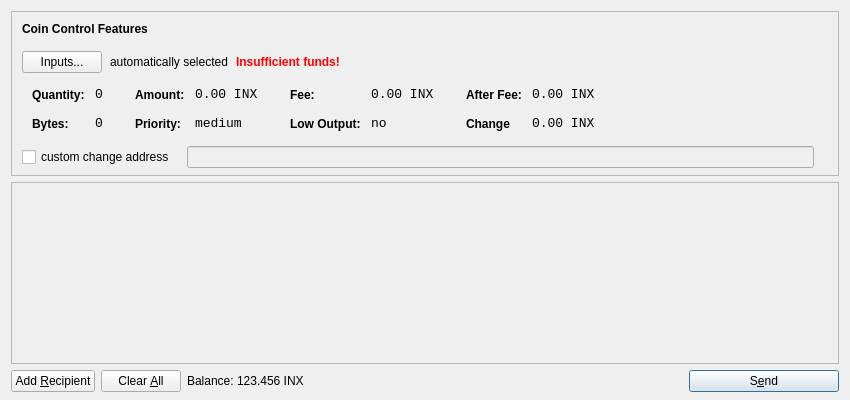
<?xml version="1.0" encoding="UTF-8"?>
<ui version="4.0">
 <class>SendCoinsDialog</class>
 <widget class="QDialog" name="SendCoinsDialog">
  <property name="geometry">
   <rect>
    <x>0</x>
    <y>0</y>
    <width>850</width>
    <height>400</height>
   </rect>
  </property>
  <property name="windowTitle">
   <string>Send Coins</string>
  </property>
  <layout class="QVBoxLayout" name="verticalLayout" stretch="0,1,0">
   <property name="bottomMargin">
    <number>8</number>
   </property>
   <item>
    <widget class="QFrame" name="frameCoinControl">
     <property name="sizePolicy">
      <sizepolicy hsizetype="Expanding" vsizetype="Expanding">
       <horstretch>0</horstretch>
       <verstretch>0</verstretch>
      </sizepolicy>
     </property>
     <property name="maximumSize">
      <size>
       <width>16777215</width>
       <height>16777215</height>
      </size>
     </property>
     <property name="frameShape">
      <enum>QFrame::StyledPanel</enum>
     </property>
     <property name="frameShadow">
      <enum>QFrame::Sunken</enum>
     </property>
     <layout class="QVBoxLayout" name="verticalLayoutCoinControl2">
      <property name="spacing">
       <number>-1</number>
      </property>
      <property name="leftMargin">
       <number>0</number>
      </property>
      <property name="topMargin">
       <number>0</number>
      </property>
      <property name="rightMargin">
       <number>0</number>
      </property>
      <property name="bottomMargin">
       <number>6</number>
      </property>
      <item>
       <layout class="QVBoxLayout" name="verticalLayoutCoinControl" stretch="0,0,0,0,1">
        <property name="spacing">
         <number>0</number>
        </property>
        <property name="leftMargin">
         <number>10</number>
        </property>
        <property name="topMargin">
         <number>10</number>
        </property>
        <item>
         <layout class="QHBoxLayout" name="horizontalLayoutCoinControl1">
          <property name="bottomMargin">
           <number>15</number>
          </property>
          <item>
           <widget class="QLabel" name="labelCoinControlFeatures">
            <property name="sizePolicy">
             <sizepolicy hsizetype="Preferred" vsizetype="Maximum">
              <horstretch>0</horstretch>
              <verstretch>0</verstretch>
             </sizepolicy>
            </property>
            <property name="font">
             <font>
              <weight>75</weight>
              <bold>true</bold>
             </font>
            </property>
            <property name="styleSheet">
             <string notr="true">font-weight:bold;</string>
            </property>
            <property name="text">
             <string>Coin Control Features</string>
            </property>
           </widget>
          </item>
         </layout>
        </item>
        <item>
         <layout class="QHBoxLayout" name="horizontalLayoutCoinControl2" stretch="0,0,0,0">
          <property name="spacing">
           <number>8</number>
          </property>
          <property name="bottomMargin">
           <number>10</number>
          </property>
          <item>
           <widget class="QPushButton" name="pushButtonCoinControl">
            <property name="styleSheet">
             <string notr="true"/>
            </property>
            <property name="text">
             <string>Inputs...</string>
            </property>
           </widget>
          </item>
          <item>
           <widget class="QLabel" name="labelCoinControlAutomaticallySelected">
            <property name="text">
             <string>automatically selected</string>
            </property>
            <property name="margin">
             <number>5</number>
            </property>
           </widget>
          </item>
          <item>
           <widget class="QLabel" name="labelCoinControlInsuffFunds">
            <property name="font">
             <font>
              <weight>75</weight>
              <bold>true</bold>
             </font>
            </property>
            <property name="styleSheet">
             <string notr="true">color:red;font-weight:bold;</string>
            </property>
            <property name="text">
             <string>Insufficient funds!</string>
            </property>
            <property name="margin">
             <number>5</number>
            </property>
           </widget>
          </item>
          <item>
           <spacer name="horizontalSpacerCoinControl">
            <property name="orientation">
             <enum>Qt::Horizontal</enum>
            </property>
            <property name="sizeHint" stdset="0">
             <size>
              <width>40</width>
              <height>1</height>
             </size>
            </property>
           </spacer>
          </item>
         </layout>
        </item>
        <item>
         <widget class="QWidget" name="widgetCoinControl" native="true">
          <property name="sizePolicy">
           <sizepolicy hsizetype="Preferred" vsizetype="Preferred">
            <horstretch>0</horstretch>
            <verstretch>0</verstretch>
           </sizepolicy>
          </property>
          <property name="minimumSize">
           <size>
            <width>0</width>
            <height>0</height>
           </size>
          </property>
          <property name="styleSheet">
           <string notr="true"/>
          </property>
          <layout class="QHBoxLayout" name="horizontalLayoutCoinControl5">
           <property name="margin">
            <number>0</number>
           </property>
           <item>
            <layout class="QHBoxLayout" name="horizontalLayoutCoinControl3" stretch="0,0,0,1">
             <property name="spacing">
              <number>20</number>
             </property>
             <property name="topMargin">
              <number>0</number>
             </property>
             <property name="bottomMargin">
              <number>10</number>
             </property>
             <item>
              <layout class="QFormLayout" name="formLayoutCoinControl1">
               <property name="horizontalSpacing">
                <number>10</number>
               </property>
               <property name="verticalSpacing">
                <number>14</number>
               </property>
               <property name="leftMargin">
                <number>10</number>
               </property>
               <property name="topMargin">
                <number>4</number>
               </property>
               <property name="rightMargin">
                <number>6</number>
               </property>
               <item row="0" column="0">
                <widget class="QLabel" name="labelCoinControlQuantityText">
                 <property name="styleSheet">
                  <string notr="true">font-weight:bold;</string>
                 </property>
                 <property name="text">
                  <string>Quantity:</string>
                 </property>
                 <property name="margin">
                  <number>0</number>
                 </property>
                </widget>
               </item>
               <item row="0" column="1">
                <widget class="QLabel" name="labelCoinControlQuantity">
                 <property name="font">
                  <font>
                   <family>Monospace</family>
                   <pointsize>10</pointsize>
                  </font>
                 </property>
                 <property name="cursor">
                  <cursorShape>IBeamCursor</cursorShape>
                 </property>
                 <property name="contextMenuPolicy">
                  <enum>Qt::ActionsContextMenu</enum>
                 </property>
                 <property name="text">
                  <string>0</string>
                 </property>
                 <property name="margin">
                  <number>0</number>
                 </property>
                 <property name="textInteractionFlags">
                  <set>Qt::LinksAccessibleByMouse|Qt::TextSelectableByKeyboard|Qt::TextSelectableByMouse</set>
                 </property>
                </widget>
               </item>
               <item row="1" column="0">
                <widget class="QLabel" name="labelCoinControlBytesText">
                 <property name="styleSheet">
                  <string notr="true">font-weight:bold;</string>
                 </property>
                 <property name="text">
                  <string>Bytes:</string>
                 </property>
                </widget>
               </item>
               <item row="1" column="1">
                <widget class="QLabel" name="labelCoinControlBytes">
                 <property name="font">
                  <font>
                   <family>Monospace</family>
                   <pointsize>10</pointsize>
                  </font>
                 </property>
                 <property name="cursor">
                  <cursorShape>IBeamCursor</cursorShape>
                 </property>
                 <property name="contextMenuPolicy">
                  <enum>Qt::ActionsContextMenu</enum>
                 </property>
                 <property name="text">
                  <string>0</string>
                 </property>
                 <property name="textInteractionFlags">
                  <set>Qt::LinksAccessibleByMouse|Qt::TextSelectableByKeyboard|Qt::TextSelectableByMouse</set>
                 </property>
                </widget>
               </item>
              </layout>
             </item>
             <item>
              <layout class="QFormLayout" name="formLayoutCoinControl2">
               <property name="horizontalSpacing">
                <number>10</number>
               </property>
               <property name="verticalSpacing">
                <number>14</number>
               </property>
               <property name="leftMargin">
                <number>6</number>
               </property>
               <property name="topMargin">
                <number>4</number>
               </property>
               <property name="rightMargin">
                <number>6</number>
               </property>
               <item row="0" column="0">
                <widget class="QLabel" name="labelCoinControlAmountText">
                 <property name="styleSheet">
                  <string notr="true">font-weight:bold;</string>
                 </property>
                 <property name="text">
                  <string>Amount:</string>
                 </property>
                 <property name="margin">
                  <number>0</number>
                 </property>
                </widget>
               </item>
               <item row="0" column="1">
                <widget class="QLabel" name="labelCoinControlAmount">
                 <property name="font">
                  <font>
                   <family>Monospace</family>
                   <pointsize>10</pointsize>
                  </font>
                 </property>
                 <property name="cursor">
                  <cursorShape>IBeamCursor</cursorShape>
                 </property>
                 <property name="contextMenuPolicy">
                  <enum>Qt::ActionsContextMenu</enum>
                 </property>
                 <property name="text">
                  <string notr="true">0.00 INX</string>
                 </property>
                 <property name="textInteractionFlags">
                  <set>Qt::LinksAccessibleByMouse|Qt::TextSelectableByKeyboard|Qt::TextSelectableByMouse</set>
                 </property>
                </widget>
               </item>
               <item row="1" column="0">
                <widget class="QLabel" name="labelCoinControlPriorityText">
                 <property name="styleSheet">
                  <string notr="true">font-weight:bold;</string>
                 </property>
                 <property name="text">
                  <string>Priority:</string>
                 </property>
                </widget>
               </item>
               <item row="1" column="1">
                <widget class="QLabel" name="labelCoinControlPriority">
                 <property name="font">
                  <font>
                   <family>Monospace</family>
                   <pointsize>10</pointsize>
                  </font>
                 </property>
                 <property name="cursor">
                  <cursorShape>IBeamCursor</cursorShape>
                 </property>
                 <property name="contextMenuPolicy">
                  <enum>Qt::ActionsContextMenu</enum>
                 </property>
                 <property name="text">
                  <string>medium</string>
                 </property>
                 <property name="textInteractionFlags">
                  <set>Qt::LinksAccessibleByMouse|Qt::TextSelectableByKeyboard|Qt::TextSelectableByMouse</set>
                 </property>
                </widget>
               </item>
              </layout>
             </item>
             <item>
              <layout class="QFormLayout" name="formLayoutCoinControl3">
               <property name="horizontalSpacing">
                <number>10</number>
               </property>
               <property name="verticalSpacing">
                <number>14</number>
               </property>
               <property name="leftMargin">
                <number>6</number>
               </property>
               <property name="topMargin">
                <number>4</number>
               </property>
               <property name="rightMargin">
                <number>6</number>
               </property>
               <item row="0" column="0">
                <widget class="QLabel" name="labelCoinControlFeeText">
                 <property name="styleSheet">
                  <string notr="true">font-weight:bold;</string>
                 </property>
                 <property name="text">
                  <string>Fee:</string>
                 </property>
                 <property name="margin">
                  <number>0</number>
                 </property>
                </widget>
               </item>
               <item row="0" column="1">
                <widget class="QLabel" name="labelCoinControlFee">
                 <property name="font">
                  <font>
                   <family>Monospace</family>
                   <pointsize>10</pointsize>
                  </font>
                 </property>
                 <property name="cursor">
                  <cursorShape>IBeamCursor</cursorShape>
                 </property>
                 <property name="contextMenuPolicy">
                  <enum>Qt::ActionsContextMenu</enum>
                 </property>
                 <property name="text">
                  <string notr="true">0.00 INX</string>
                 </property>
                 <property name="textInteractionFlags">
                  <set>Qt::LinksAccessibleByMouse|Qt::TextSelectableByKeyboard|Qt::TextSelectableByMouse</set>
                 </property>
                </widget>
               </item>
               <item row="1" column="0">
                <widget class="QLabel" name="labelCoinControlLowOutputText">
                 <property name="styleSheet">
                  <string notr="true">font-weight:bold;</string>
                 </property>
                 <property name="text">
                  <string>Low Output:</string>
                 </property>
                </widget>
               </item>
               <item row="1" column="1">
                <widget class="QLabel" name="labelCoinControlLowOutput">
                 <property name="font">
                  <font>
                   <family>Monospace</family>
                   <pointsize>10</pointsize>
                  </font>
                 </property>
                 <property name="cursor">
                  <cursorShape>IBeamCursor</cursorShape>
                 </property>
                 <property name="contextMenuPolicy">
                  <enum>Qt::ActionsContextMenu</enum>
                 </property>
                 <property name="text">
                  <string>no</string>
                 </property>
                 <property name="textInteractionFlags">
                  <set>Qt::LinksAccessibleByMouse|Qt::TextSelectableByKeyboard|Qt::TextSelectableByMouse</set>
                 </property>
                </widget>
               </item>
              </layout>
             </item>
             <item>
              <layout class="QFormLayout" name="formLayoutCoinControl4">
               <property name="horizontalSpacing">
                <number>10</number>
               </property>
               <property name="verticalSpacing">
                <number>14</number>
               </property>
               <property name="leftMargin">
                <number>6</number>
               </property>
               <property name="topMargin">
                <number>4</number>
               </property>
               <property name="rightMargin">
                <number>6</number>
               </property>
               <item row="0" column="0">
                <widget class="QLabel" name="labelCoinControlAfterFeeText">
                 <property name="styleSheet">
                  <string notr="true">font-weight:bold;</string>
                 </property>
                 <property name="text">
                  <string>After Fee:</string>
                 </property>
                 <property name="margin">
                  <number>0</number>
                 </property>
                </widget>
               </item>
               <item row="0" column="1">
                <widget class="QLabel" name="labelCoinControlAfterFee">
                 <property name="font">
                  <font>
                   <family>Monospace</family>
                   <pointsize>10</pointsize>
                  </font>
                 </property>
                 <property name="cursor">
                  <cursorShape>IBeamCursor</cursorShape>
                 </property>
                 <property name="contextMenuPolicy">
                  <enum>Qt::ActionsContextMenu</enum>
                 </property>
                 <property name="text">
                  <string notr="true">0.00 INX</string>
                 </property>
                 <property name="textInteractionFlags">
                  <set>Qt::LinksAccessibleByMouse|Qt::TextSelectableByKeyboard|Qt::TextSelectableByMouse</set>
                 </property>
                </widget>
               </item>
               <item row="1" column="0">
                <widget class="QLabel" name="labelCoinControlChangeText">
                 <property name="styleSheet">
                  <string notr="true">font-weight:bold;</string>
                 </property>
                 <property name="text">
                  <string>Change</string>
                 </property>
                </widget>
               </item>
               <item row="1" column="1">
                <widget class="QLabel" name="labelCoinControlChange">
                 <property name="font">
                  <font>
                   <family>Monospace</family>
                   <pointsize>10</pointsize>
                  </font>
                 </property>
                 <property name="cursor">
                  <cursorShape>IBeamCursor</cursorShape>
                 </property>
                 <property name="contextMenuPolicy">
                  <enum>Qt::ActionsContextMenu</enum>
                 </property>
                 <property name="text">
                  <string notr="true">0.00 INX</string>
                 </property>
                 <property name="textInteractionFlags">
                  <set>Qt::LinksAccessibleByMouse|Qt::TextSelectableByKeyboard|Qt::TextSelectableByMouse</set>
                 </property>
                </widget>
               </item>
              </layout>
             </item>
            </layout>
           </item>
          </layout>
         </widget>
        </item>
        <item>
         <layout class="QHBoxLayout" name="horizontalLayoutCoinControl4" stretch="0,0,0">
          <property name="spacing">
           <number>12</number>
          </property>
          <property name="sizeConstraint">
           <enum>QLayout::SetDefaultConstraint</enum>
          </property>
          <property name="topMargin">
           <number>5</number>
          </property>
          <property name="rightMargin">
           <number>5</number>
          </property>
          <item>
           <widget class="QCheckBox" name="checkBoxCoinControlChange">
            <property name="text">
             <string>custom change address</string>
            </property>
           </widget>
          </item>
          <item>
           <widget class="QLineEdit" name="lineEditCoinControlChange">
            <property name="enabled">
             <bool>false</bool>
            </property>
            <property name="sizePolicy">
             <sizepolicy hsizetype="Expanding" vsizetype="Fixed">
              <horstretch>0</horstretch>
              <verstretch>0</verstretch>
             </sizepolicy>
            </property>
           </widget>
          </item>
          <item>
           <widget class="QLabel" name="labelCoinControlChangeLabel">
            <property name="sizePolicy">
             <sizepolicy hsizetype="Preferred" vsizetype="Expanding">
              <horstretch>0</horstretch>
              <verstretch>0</verstretch>
             </sizepolicy>
            </property>
            <property name="minimumSize">
             <size>
              <width>0</width>
              <height>0</height>
             </size>
            </property>
            <property name="text">
             <string/>
            </property>
            <property name="margin">
             <number>3</number>
            </property>
           </widget>
          </item>
         </layout>
        </item>
        <item>
         <spacer name="verticalSpacerCoinControl">
          <property name="orientation">
           <enum>Qt::Vertical</enum>
          </property>
          <property name="sizeHint" stdset="0">
           <size>
            <width>800</width>
            <height>1</height>
           </size>
          </property>
         </spacer>
        </item>
       </layout>
      </item>
     </layout>
    </widget>
   </item>
   <item>
    <widget class="QScrollArea" name="scrollArea">
     <property name="widgetResizable">
      <bool>true</bool>
     </property>
     <widget class="QWidget" name="scrollAreaWidgetContents">
      <property name="geometry">
       <rect>
        <x>0</x>
        <y>0</y>
        <width>830</width>
        <height>165</height>
       </rect>
      </property>
      <layout class="QVBoxLayout" name="verticalLayout_2">
       <property name="margin">
        <number>0</number>
       </property>
       <item>
        <layout class="QVBoxLayout" name="entries">
         <property name="spacing">
          <number>6</number>
         </property>
        </layout>
       </item>
       <item>
        <spacer name="verticalSpacer">
         <property name="orientation">
          <enum>Qt::Vertical</enum>
         </property>
         <property name="sizeHint" stdset="0">
          <size>
           <width>20</width>
           <height>40</height>
          </size>
         </property>
        </spacer>
       </item>
      </layout>
     </widget>
    </widget>
   </item>
   <item>
    <layout class="QHBoxLayout" name="horizontalLayout">
     <item>
      <widget class="QPushButton" name="addButton">
       <property name="toolTip">
        <string>Send to multiple recipients at once</string>
       </property>
       <property name="text">
        <string>Add &amp;Recipient</string>
       </property>
       <property name="autoDefault">
        <bool>false</bool>
       </property>
      </widget>
     </item>
     <item>
      <widget class="QPushButton" name="clearButton">
       <property name="sizePolicy">
        <sizepolicy hsizetype="Minimum" vsizetype="Fixed">
         <horstretch>0</horstretch>
         <verstretch>0</verstretch>
        </sizepolicy>
       </property>
       <property name="toolTip">
        <string>Remove all transaction fields</string>
       </property>
       <property name="text">
        <string>Clear &amp;All</string>
       </property>
       <property name="autoRepeatDelay">
        <number>300</number>
       </property>
       <property name="autoDefault">
        <bool>false</bool>
       </property>
      </widget>
     </item>
     <item>
      <layout class="QHBoxLayout" name="horizontalLayout_2">
       <property name="spacing">
        <number>3</number>
       </property>
       <item>
        <widget class="QLabel" name="label">
         <property name="sizePolicy">
          <sizepolicy hsizetype="Preferred" vsizetype="Fixed">
           <horstretch>0</horstretch>
           <verstretch>0</verstretch>
          </sizepolicy>
         </property>
         <property name="text">
          <string>Balance:</string>
         </property>
        </widget>
       </item>
       <item>
        <widget class="QLabel" name="labelBalance">
         <property name="sizePolicy">
          <sizepolicy hsizetype="Preferred" vsizetype="Fixed">
           <horstretch>0</horstretch>
           <verstretch>0</verstretch>
          </sizepolicy>
         </property>
         <property name="cursor">
          <cursorShape>IBeamCursor</cursorShape>
         </property>
         <property name="text">
          <string notr="true">123.456 INX</string>
         </property>
         <property name="textInteractionFlags">
          <set>Qt::LinksAccessibleByMouse|Qt::TextSelectableByKeyboard|Qt::TextSelectableByMouse</set>
         </property>
        </widget>
       </item>
      </layout>
     </item>
     <item>
      <spacer name="horizontalSpacer">
       <property name="orientation">
        <enum>Qt::Horizontal</enum>
       </property>
       <property name="sizeHint" stdset="0">
        <size>
         <width>40</width>
         <height>20</height>
        </size>
       </property>
      </spacer>
     </item>
     <item>
      <widget class="QPushButton" name="sendButton">
       <property name="minimumSize">
        <size>
         <width>150</width>
         <height>0</height>
        </size>
       </property>
       <property name="toolTip">
        <string>Confirm the send action</string>
       </property>
       <property name="text">
        <string>S&amp;end</string>
       </property>
       <property name="icon">
        <iconset resource="../bitcoin.qrc">
         <normaloff>:/icons/send</normaloff>:/icons/send</iconset>
       </property>
       <property name="default">
        <bool>true</bool>
       </property>
      </widget>
     </item>
    </layout>
   </item>
  </layout>
 </widget>
 <resources>
  <include location="../bitcoin.qrc"/>
 </resources>
 <connections/>
</ui>
